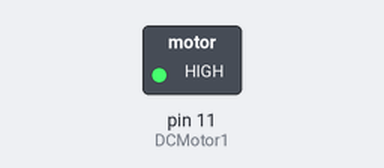
Recording of a sketch running on a simulated Arduino Uno, built with avr-gcc and run on an emulated ATmega328P. Parts: switched loads named in the sketch (green lamp = pin HIGH).

Above: at 0.1 s.
Timing chart, 0 to 1.6 s (numbered marks = the images above):
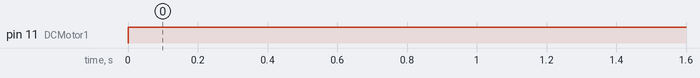

The sketch:

Motor1.ino
```cpp
#include<AFMotor.h>
int DCMotor1 = 11;

void setup() {
  // put your setup code here, to run once:
  Serial.begin(9600);
  pinMode(DCMotor1, OUTPUT);

}

void loop() {
  // put your main code here, to run repeatedly:
  digitalWrite(DCMotor1, HIGH);

}
```

Measured:
- by itself, pin 11 (DCMotor1): LOW → HIGH at 0.00 s
